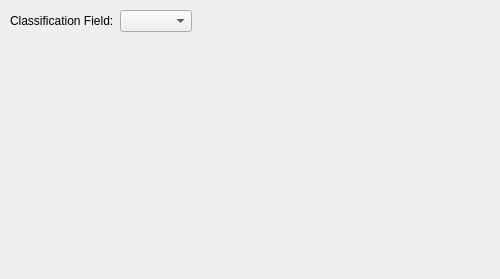
<ui version="4.0" >
 <author></author>
 <comment></comment>
 <exportmacro></exportmacro>
 <class>QgsUValDialogBase</class>
 <widget class="QDialog" name="QgsUValDialogBase" >
  <property name="geometry" >
   <rect>
    <x>0</x>
    <y>0</y>
    <width>500</width>
    <height>279</height>
   </rect>
  </property>
  <property name="windowTitle" >
   <string>Form1</string>
  </property>
  <layout class="QGridLayout" >
   <property name="margin" >
    <number>10</number>
   </property>
   <property name="spacing" >
    <number>6</number>
   </property>
   <item row="0" column="0" >
    <widget class="QLabel" name="mClassVarLabel" >
     <property name="minimumSize" >
      <size>
       <width>0</width>
       <height>20</height>
      </size>
     </property>
     <property name="text" >
      <string>Classification Field:</string>
     </property>
    </widget>
   </item>
   <item row="0" column="1" colspan="2" >
    <widget class="QComboBox" name="mClassificationComboBox" >
     <property name="minimumSize" >
      <size>
       <width>0</width>
       <height>20</height>
      </size>
     </property>
    </widget>
   </item>
   <item row="0" column="3" >
    <spacer>
     <property name="orientation" >
      <enum>Qt::Horizontal</enum>
     </property>
     <property name="sizeType" >
      <enum>QSizePolicy::Expanding</enum>
     </property>
     <property name="sizeHint" >
      <size>
       <width>210</width>
       <height>21</height>
      </size>
     </property>
    </spacer>
   </item>
   <item row="1" column="0" colspan="2" >
    <widget class="Q3WidgetStack" name="mSymbolWidgetStack" >
     <widget class="QWidget" name="WStackPage" >
      <property name="geometry" >
       <rect>
        <x>0</x>
        <y>0</y>
        <width>153</width>
        <height>227</height>
       </rect>
      </property>
     </widget>
    </widget>
   </item>
   <item row="1" column="2" colspan="2" >
    <widget class="Q3ListBox" name="mClassBreakBox" />
   </item>
  </layout>
 </widget>
 <layoutdefault spacing="6" margin="11" />
 <pixmapfunction>qPixmapFromMimeSource</pixmapfunction>
 <customwidgets>
  <customwidget>
   <class>Q3WidgetStack</class>
   <extends></extends>
   <header>q3widgetstack.h</header>
   <container>1</container>
   <pixmap></pixmap>
  </customwidget>
  <customwidget>
   <class>Q3ListBox</class>
   <extends></extends>
   <header>q3listbox.h</header>
   <container>0</container>
   <pixmap></pixmap>
  </customwidget>
 </customwidgets>
 <resources/>
 <connections/>
</ui>
